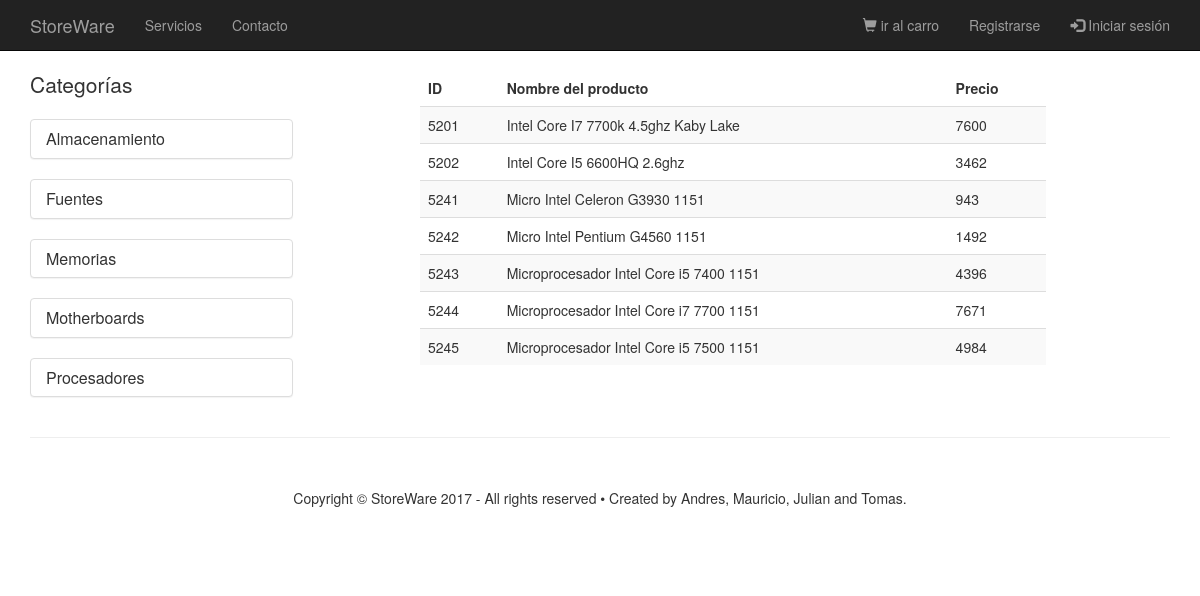
The app's page /StoreWare/categorias/procesadores/procesadores-intel.php with its own data.
### tables this page shows
CREATE TABLE `producto` (
  `id_producto` int(11) NOT NULL AUTO_INCREMENT,
  `nombre` varchar(100) NOT NULL,
  `precio` double NOT NULL,
  `stock` int(11) NOT NULL,
  `id_subcategoria` int(11) NOT NULL,
  `foto` varchar(100) NOT NULL,
  PRIMARY KEY (`id_producto`),
  KEY `fk_idsubcat_idx` (`id_subcategoria`),
  CONSTRAINT `fk_idsubcat` FOREIGN KEY (`id_subcategoria`) REFERENCES `subcategoria` (`id_subCategoria`) ON DELETE NO ACTION ON UPDATE NO ACTION
);

### StoreWare/validate.php (called while the page is built, shortened)
<?php
  $visible=false;
 ?>

### StoreWare/categorias/procesadores/procesadores-intel.php (the view, shortened to what this page needs)
<!DOCTYPE html>
<html lang="en">
<?php include("../../validate.php") ?>
<head>
    <link href="../../css/bootstrap.min.css" rel="stylesheet">
    <link href="../../css/shop-homepage.css" rel="stylesheet">
</head>
<body>
    <nav class="navbar navbar-inverse navbar-fixed-top" role="navigation">
        <div class="container">
            <div class="navbar-header">
                <a class="navbar-brand" href="../../index.php">StoreWare</a>
            </div>
            <div class="collapse navbar-collapse" id="bs-example-navbar-collapse-1">
                <ul class="nav navbar-nav">
                    <li>
                        <a href="../../about-services.php">Servicios</a>
                    </li>
                    <li>
                        <a href="../../contact.php">Contacto</a>
                    </li>
                </ul>
                <ul class="nav navbar-nav navbar-right">
                    <li><a href="../../carro/checkout.php"><span class="glyphicon glyphicon-shopping-cart"></span> ir al carro</a></li>
                    <?php
                        if ($visible) {
                            echo ("<li><a>Bienvenido <b>" . $_SESSION["usuario"] .
                            "</b></a></li>");
                            if ($admin) {
                                echo ("<li>
                                <a href="."../../admin-cp.php".">Panel de Control</a>
                                </li>");
                            }
                            ?>
                            <li><a href="../../php/logout.php"><span class="glyphicon glyphicon-log-out"></span> Cerrar sesión</a></li>
                            <?php
                        }
                        else {
                          ?>
                            <li><a href="../../registro-login.html">Registrarse</a></li>
                            <li><a href="../../login.html"><span class="glyphicon glyphicon-log-in"></span> Iniciar sesión</a></li>
                        <?php }  ?>
                </ul>
            </div>
        </div>
    </nav>
    <div class="container">
        <div class="row">
            <div class="col-md-3">
                <p class="lead">Categorías</p>
                <div class="panel-group">
                  <div class="panel panel-default">
                    <a data-toggle="collapse" href="#collapse-almacenamiento" class="panel-title">
                      <div class="panel-heading">
                        <h4 class="panel-title">
                          Almacenamiento
                        </h4>
                      </div>
                    </a>
                  </div>
                </div>
                <div class="panel-group">
                  <div class="panel panel-default">
                    <a data-toggle="collapse" href="#collapse-fuentes" class="panel-title">
                      <div class="panel-heading">
                        <h4 class="panel-title">
                          Fuentes
                        </h4>
                      </div>
                    </a>
                  </div>
                </div>
                <div class="panel-group">
                  <div class="panel panel-default">
                    <a data-toggle="collapse" href="#collapse-memorias" class="panel-title">
                      <div class="panel-heading">
                        <h4 class="panel-title">
                          Memorias
                        </h4>
                      </div>
                    </a>
                  </div>
                </div>
                <div class="panel-group">
                  <div class="panel panel-default">
                    <a data-toggle="collapse" href="#collapse-motherboards" class="panel-title">
                      <div class="panel-heading">
                        <h4 class="panel-title">
                          Motherboards
                        </h4>
                      </div>
                    </a>
                  </div>
                </div>
                <div class="panel-group">
                  <div class="panel panel-default">
                    <a data-toggle="collapse" href="#collapse-procesadores" class="panel-title">
                      <div class="panel-heading">
                        <h4 class="panel-title">
                          Procesadores
                        </h4>
                      </div>
                  </a>
                  </div>
                </div>
          </div>
<div class="container">
    <div class="row">
        <div class="col-md-7 col-md-offset-1">
            <?php
                include("../../php/conexion.inc");
                $sql = "SELECT * FROM producto WHERE id_subcategoria = 502; ";
                $resultado = mysqli_query($con, $sql);
            ?>
                  <table class="table table-striped">
                      <thead>
                          <tr>
                              <td><b>ID</b></td>
                              <td><b>Nombre del producto</b></td>
                              <td><b>Precio</b></td>
                              <td></td>
                          </tr>
                    </thead>
                      <tbody>
                      <?php
                      while ($fila = mysqli_fetch_array($resultado))
                      {
                      ?>
                      <form method="POST" action="../../carro/agregacar.php">
                          <tr>
                              <td><?php echo ($fila['id_producto']); ?> <input type="hidden" name="id_producto" value="<?php echo ($fila['id_producto']); ?>"></input></td>
                              <td><?php echo ($fila['nombre']); ?> <input type="hidden" name="nombre" value="<?php echo ($fila['nombre']); ?> "></input></td>
                              <td><?php echo ($fila['precio']); ?> <input type="hidden" name="precio" value="<?php echo ($fila['precio']); ?> "></input></td>
                          </tr>
                      </form>
                        <?php
                            }
                        ?>
                      </tbody>
                 </table>
        </div>
    </div>
</div>
          <div class="container">
        <hr>
        <footer>
            <div class="row" style="text-align:center">
                <div class="col-lg-12">
                    <p>Copyright &copy; StoreWare 2017 - All rights reserved • Created by Andres, Mauricio, Julian and Tomas.</p>
                </div>
            </div>
        </footer>
          </div>
</body>
</html>

### StoreWare/css/shop-homepage.css (style rules this page uses)
body { padding-top: 70px; }
footer { margin: 50px 0; }

### records on screen
producto: id_producto "5201", nombre "Intel Core I7 7700k 4.5ghz Kaby Lake", precio "7600"
producto: id_producto "5202", nombre "Intel Core I5 6600HQ 2.6ghz", precio "3462"
producto: id_producto "5241", nombre "Micro Intel Celeron G3930 1151", precio "943"
producto: id_producto "5242", nombre "Micro Intel Pentium G4560 1151", precio "1492"
producto: id_producto "5243", nombre "Microprocesador Intel Core i5 7400 1151", precio "4396"
producto: id_producto "5244", nombre "Microprocesador Intel Core i7 7700 1151", precio "7671"
producto: id_producto "5245", nombre "Microprocesador Intel Core i5 7500 1151", precio "4984"
